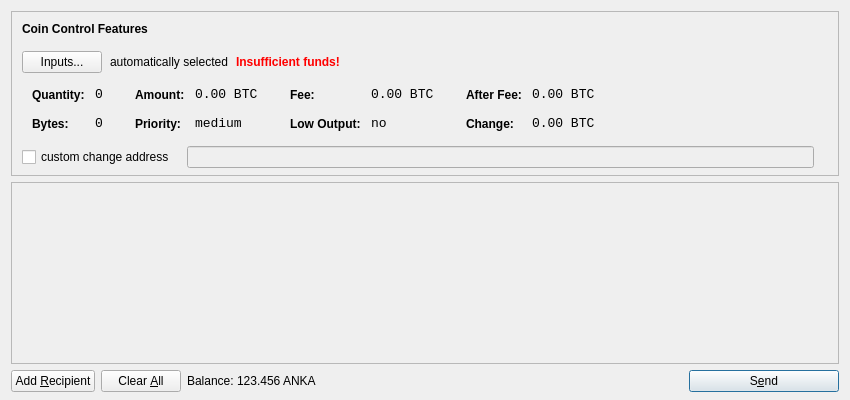
<?xml version="1.0" encoding="UTF-8"?>
<ui version="4.0">
 <class>SendCoinsDialog</class>
 <widget class="QDialog" name="SendCoinsDialog">
  <property name="geometry">
   <rect>
    <x>0</x>
    <y>0</y>
    <width>850</width>
    <height>400</height>
   </rect>
  </property>
  <property name="windowTitle">
   <string>Send Coins</string>
  </property>
  <layout class="QVBoxLayout" name="verticalLayout" stretch="0,1,0">
   <property name="bottomMargin">
    <number>8</number>
   </property>
   <item>
    <widget class="QFrame" name="frameCoinControl">
     <property name="sizePolicy">
      <sizepolicy hsizetype="Expanding" vsizetype="Expanding">
       <horstretch>0</horstretch>
       <verstretch>0</verstretch>
      </sizepolicy>
     </property>
     <property name="maximumSize">
      <size>
       <width>16777215</width>
       <height>16777215</height>
      </size>
     </property>
     <property name="frameShape">
      <enum>QFrame::StyledPanel</enum>
     </property>
     <property name="frameShadow">
      <enum>QFrame::Sunken</enum>
     </property>
     <layout class="QVBoxLayout" name="verticalLayoutCoinControl2">
      <property name="spacing">
       <number>-1</number>
      </property>
      <property name="leftMargin">
       <number>0</number>
      </property>
      <property name="topMargin">
       <number>0</number>
      </property>
      <property name="rightMargin">
       <number>0</number>
      </property>
      <property name="bottomMargin">
       <number>6</number>
      </property>
      <item>
       <layout class="QVBoxLayout" name="verticalLayoutCoinControl" stretch="0,0,0,0,1">
        <property name="spacing">
         <number>0</number>
        </property>
        <property name="leftMargin">
         <number>10</number>
        </property>
        <property name="topMargin">
         <number>10</number>
        </property>
        <item>
         <layout class="QHBoxLayout" name="horizontalLayoutCoinControl1">
          <property name="bottomMargin">
           <number>15</number>
          </property>
          <item>
           <widget class="QLabel" name="labelCoinControlFeatures">
            <property name="sizePolicy">
             <sizepolicy hsizetype="Preferred" vsizetype="Maximum">
              <horstretch>0</horstretch>
              <verstretch>0</verstretch>
             </sizepolicy>
            </property>
            <property name="font">
             <font>
              <weight>75</weight>
              <bold>true</bold>
             </font>
            </property>
            <property name="styleSheet">
             <string notr="true">font-weight:bold;</string>
            </property>
            <property name="text">
             <string>Coin Control Features</string>
            </property>
           </widget>
          </item>
         </layout>
        </item>
        <item>
         <layout class="QHBoxLayout" name="horizontalLayoutCoinControl2" stretch="0,0,0,0">
          <property name="spacing">
           <number>8</number>
          </property>
          <property name="bottomMargin">
           <number>10</number>
          </property>
          <item>
           <widget class="QPushButton" name="pushButtonCoinControl">
            <property name="styleSheet">
             <string notr="true"/>
            </property>
            <property name="text">
             <string>Inputs...</string>
            </property>
           </widget>
          </item>
          <item>
           <widget class="QLabel" name="labelCoinControlAutomaticallySelected">
            <property name="text">
             <string>automatically selected</string>
            </property>
            <property name="margin">
             <number>5</number>
            </property>
           </widget>
          </item>
          <item>
           <widget class="QLabel" name="labelCoinControlInsuffFunds">
            <property name="font">
             <font>
              <weight>75</weight>
              <bold>true</bold>
             </font>
            </property>
            <property name="styleSheet">
             <string notr="true">color:red;font-weight:bold;</string>
            </property>
            <property name="text">
             <string>Insufficient funds!</string>
            </property>
            <property name="margin">
             <number>5</number>
            </property>
           </widget>
          </item>
          <item>
           <spacer name="horizontalSpacerCoinControl">
            <property name="orientation">
             <enum>Qt::Horizontal</enum>
            </property>
            <property name="sizeHint" stdset="0">
             <size>
              <width>40</width>
              <height>1</height>
             </size>
            </property>
           </spacer>
          </item>
         </layout>
        </item>
        <item>
         <widget class="QWidget" name="widgetCoinControl" native="true">
          <property name="sizePolicy">
           <sizepolicy hsizetype="Preferred" vsizetype="Preferred">
            <horstretch>0</horstretch>
            <verstretch>0</verstretch>
           </sizepolicy>
          </property>
          <property name="minimumSize">
           <size>
            <width>0</width>
            <height>0</height>
           </size>
          </property>
          <property name="styleSheet">
           <string notr="true"/>
          </property>
          <layout class="QHBoxLayout" name="horizontalLayoutCoinControl5">
           <property name="margin">
            <number>0</number>
           </property>
           <item>
            <layout class="QHBoxLayout" name="horizontalLayoutCoinControl3" stretch="0,0,0,1">
             <property name="spacing">
              <number>20</number>
             </property>
             <property name="topMargin">
              <number>0</number>
             </property>
             <property name="bottomMargin">
              <number>10</number>
             </property>
             <item>
              <layout class="QFormLayout" name="formLayoutCoinControl1">
               <property name="horizontalSpacing">
                <number>10</number>
               </property>
               <property name="verticalSpacing">
                <number>14</number>
               </property>
               <property name="leftMargin">
                <number>10</number>
               </property>
               <property name="topMargin">
                <number>4</number>
               </property>
               <property name="rightMargin">
                <number>6</number>
               </property>
               <item row="0" column="0">
                <widget class="QLabel" name="labelCoinControlQuantityText">
                 <property name="styleSheet">
                  <string notr="true">font-weight:bold;</string>
                 </property>
                 <property name="text">
                  <string>Quantity:</string>
                 </property>
                 <property name="margin">
                  <number>0</number>
                 </property>
                </widget>
               </item>
               <item row="0" column="1">
                <widget class="QLabel" name="labelCoinControlQuantity">
                 <property name="font">
                  <font>
                   <family>Monospace</family>
                   <pointsize>10</pointsize>
                  </font>
                 </property>
                 <property name="cursor">
                  <cursorShape>IBeamCursor</cursorShape>
                 </property>
                 <property name="contextMenuPolicy">
                  <enum>Qt::ActionsContextMenu</enum>
                 </property>
                 <property name="text">
                  <string notr="true">0</string>
                 </property>
                 <property name="margin">
                  <number>0</number>
                 </property>
                 <property name="textInteractionFlags">
                  <set>Qt::LinksAccessibleByMouse|Qt::TextSelectableByKeyboard|Qt::TextSelectableByMouse</set>
                 </property>
                </widget>
               </item>
               <item row="1" column="0">
                <widget class="QLabel" name="labelCoinControlBytesText">
                 <property name="styleSheet">
                  <string notr="true">font-weight:bold;</string>
                 </property>
                 <property name="text">
                  <string>Bytes:</string>
                 </property>
                </widget>
               </item>
               <item row="1" column="1">
                <widget class="QLabel" name="labelCoinControlBytes">
                 <property name="font">
                  <font>
                   <family>Monospace</family>
                   <pointsize>10</pointsize>
                  </font>
                 </property>
                 <property name="cursor">
                  <cursorShape>IBeamCursor</cursorShape>
                 </property>
                 <property name="contextMenuPolicy">
                  <enum>Qt::ActionsContextMenu</enum>
                 </property>
                 <property name="text">
                  <string notr="true">0</string>
                 </property>
                 <property name="textInteractionFlags">
                  <set>Qt::LinksAccessibleByMouse|Qt::TextSelectableByKeyboard|Qt::TextSelectableByMouse</set>
                 </property>
                </widget>
               </item>
              </layout>
             </item>
             <item>
              <layout class="QFormLayout" name="formLayoutCoinControl2">
               <property name="horizontalSpacing">
                <number>10</number>
               </property>
               <property name="verticalSpacing">
                <number>14</number>
               </property>
               <property name="leftMargin">
                <number>6</number>
               </property>
               <property name="topMargin">
                <number>4</number>
               </property>
               <property name="rightMargin">
                <number>6</number>
               </property>
               <item row="0" column="0">
                <widget class="QLabel" name="labelCoinControlAmountText">
                 <property name="styleSheet">
                  <string notr="true">font-weight:bold;</string>
                 </property>
                 <property name="text">
                  <string>Amount:</string>
                 </property>
                 <property name="margin">
                  <number>0</number>
                 </property>
                </widget>
               </item>
               <item row="0" column="1">
                <widget class="QLabel" name="labelCoinControlAmount">
                 <property name="font">
                  <font>
                   <family>Monospace</family>
                   <pointsize>10</pointsize>
                  </font>
                 </property>
                 <property name="cursor">
                  <cursorShape>IBeamCursor</cursorShape>
                 </property>
                 <property name="contextMenuPolicy">
                  <enum>Qt::ActionsContextMenu</enum>
                 </property>
                 <property name="text">
                  <string notr="true">0.00 BTC</string>
                 </property>
                 <property name="textInteractionFlags">
                  <set>Qt::LinksAccessibleByMouse|Qt::TextSelectableByKeyboard|Qt::TextSelectableByMouse</set>
                 </property>
                </widget>
               </item>
               <item row="1" column="0">
                <widget class="QLabel" name="labelCoinControlPriorityText">
                 <property name="styleSheet">
                  <string notr="true">font-weight:bold;</string>
                 </property>
                 <property name="text">
                  <string>Priority:</string>
                 </property>
                </widget>
               </item>
               <item row="1" column="1">
                <widget class="QLabel" name="labelCoinControlPriority">
                 <property name="font">
                  <font>
                   <family>Monospace</family>
                   <pointsize>10</pointsize>
                  </font>
                 </property>
                 <property name="cursor">
                  <cursorShape>IBeamCursor</cursorShape>
                 </property>
                 <property name="contextMenuPolicy">
                  <enum>Qt::ActionsContextMenu</enum>
                 </property>
                 <property name="text">
                  <string>medium</string>
                 </property>
                 <property name="textInteractionFlags">
                  <set>Qt::LinksAccessibleByMouse|Qt::TextSelectableByKeyboard|Qt::TextSelectableByMouse</set>
                 </property>
                </widget>
               </item>
              </layout>
             </item>
             <item>
              <layout class="QFormLayout" name="formLayoutCoinControl3">
               <property name="horizontalSpacing">
                <number>10</number>
               </property>
               <property name="verticalSpacing">
                <number>14</number>
               </property>
               <property name="leftMargin">
                <number>6</number>
               </property>
               <property name="topMargin">
                <number>4</number>
               </property>
               <property name="rightMargin">
                <number>6</number>
               </property>
               <item row="0" column="0">
                <widget class="QLabel" name="labelCoinControlFeeText">
                 <property name="styleSheet">
                  <string notr="true">font-weight:bold;</string>
                 </property>
                 <property name="text">
                  <string>Fee:</string>
                 </property>
                 <property name="margin">
                  <number>0</number>
                 </property>
                </widget>
               </item>
               <item row="0" column="1">
                <widget class="QLabel" name="labelCoinControlFee">
                 <property name="font">
                  <font>
                   <family>Monospace</family>
                   <pointsize>10</pointsize>
                  </font>
                 </property>
                 <property name="cursor">
                  <cursorShape>IBeamCursor</cursorShape>
                 </property>
                 <property name="contextMenuPolicy">
                  <enum>Qt::ActionsContextMenu</enum>
                 </property>
                 <property name="text">
                  <string notr="true">0.00 BTC</string>
                 </property>
                 <property name="textInteractionFlags">
                  <set>Qt::LinksAccessibleByMouse|Qt::TextSelectableByKeyboard|Qt::TextSelectableByMouse</set>
                 </property>
                </widget>
               </item>
               <item row="1" column="0">
                <widget class="QLabel" name="labelCoinControlLowOutputText">
                 <property name="styleSheet">
                  <string notr="true">font-weight:bold;</string>
                 </property>
                 <property name="text">
                  <string>Low Output:</string>
                 </property>
                </widget>
               </item>
               <item row="1" column="1">
                <widget class="QLabel" name="labelCoinControlLowOutput">
                 <property name="font">
                  <font>
                   <family>Monospace</family>
                   <pointsize>10</pointsize>
                  </font>
                 </property>
                 <property name="cursor">
                  <cursorShape>IBeamCursor</cursorShape>
                 </property>
                 <property name="contextMenuPolicy">
                  <enum>Qt::ActionsContextMenu</enum>
                 </property>
                 <property name="text">
                  <string>no</string>
                 </property>
                 <property name="textInteractionFlags">
                  <set>Qt::LinksAccessibleByMouse|Qt::TextSelectableByKeyboard|Qt::TextSelectableByMouse</set>
                 </property>
                </widget>
               </item>
              </layout>
             </item>
             <item>
              <layout class="QFormLayout" name="formLayoutCoinControl4">
               <property name="horizontalSpacing">
                <number>10</number>
               </property>
               <property name="verticalSpacing">
                <number>14</number>
               </property>
               <property name="leftMargin">
                <number>6</number>
               </property>
               <property name="topMargin">
                <number>4</number>
               </property>
               <property name="rightMargin">
                <number>6</number>
               </property>
               <item row="0" column="0">
                <widget class="QLabel" name="labelCoinControlAfterFeeText">
                 <property name="styleSheet">
                  <string notr="true">font-weight:bold;</string>
                 </property>
                 <property name="text">
                  <string>After Fee:</string>
                 </property>
                 <property name="margin">
                  <number>0</number>
                 </property>
                </widget>
               </item>
               <item row="0" column="1">
                <widget class="QLabel" name="labelCoinControlAfterFee">
                 <property name="font">
                  <font>
                   <family>Monospace</family>
                   <pointsize>10</pointsize>
                  </font>
                 </property>
                 <property name="cursor">
                  <cursorShape>IBeamCursor</cursorShape>
                 </property>
                 <property name="contextMenuPolicy">
                  <enum>Qt::ActionsContextMenu</enum>
                 </property>
                 <property name="text">
                  <string notr="true">0.00 BTC</string>
                 </property>
                 <property name="textInteractionFlags">
                  <set>Qt::LinksAccessibleByMouse|Qt::TextSelectableByKeyboard|Qt::TextSelectableByMouse</set>
                 </property>
                </widget>
               </item>
               <item row="1" column="0">
                <widget class="QLabel" name="labelCoinControlChangeText">
                 <property name="styleSheet">
                  <string notr="true">font-weight:bold;</string>
                 </property>
                 <property name="text">
                  <string>Change:</string>
                 </property>
                </widget>
               </item>
               <item row="1" column="1">
                <widget class="QLabel" name="labelCoinControlChange">
                 <property name="font">
                  <font>
                   <family>Monospace</family>
                   <pointsize>10</pointsize>
                  </font>
                 </property>
                 <property name="cursor">
                  <cursorShape>IBeamCursor</cursorShape>
                 </property>
                 <property name="contextMenuPolicy">
                  <enum>Qt::ActionsContextMenu</enum>
                 </property>
                 <property name="text">
                  <string notr="true">0.00 BTC</string>
                 </property>
                 <property name="textInteractionFlags">
                  <set>Qt::LinksAccessibleByMouse|Qt::TextSelectableByKeyboard|Qt::TextSelectableByMouse</set>
                 </property>
                </widget>
               </item>
              </layout>
             </item>
            </layout>
           </item>
          </layout>
         </widget>
        </item>
        <item>
         <layout class="QHBoxLayout" name="horizontalLayoutCoinControl4" stretch="0,0,0">
          <property name="spacing">
           <number>12</number>
          </property>
          <property name="sizeConstraint">
           <enum>QLayout::SetDefaultConstraint</enum>
          </property>
          <property name="topMargin">
           <number>5</number>
          </property>
          <property name="rightMargin">
           <number>5</number>
          </property>
          <item>
           <widget class="QCheckBox" name="checkBoxCoinControlChange">
            <property name="text">
             <string>custom change address</string>
            </property>
           </widget>
          </item>
          <item>
           <widget class="QLineEdit" name="lineEditCoinControlChange">
            <property name="enabled">
             <bool>false</bool>
            </property>
            <property name="sizePolicy">
             <sizepolicy hsizetype="Expanding" vsizetype="Fixed">
              <horstretch>0</horstretch>
              <verstretch>0</verstretch>
             </sizepolicy>
            </property>
           </widget>
          </item>
          <item>
           <widget class="QLabel" name="labelCoinControlChangeLabel">
            <property name="sizePolicy">
             <sizepolicy hsizetype="Preferred" vsizetype="Expanding">
              <horstretch>0</horstretch>
              <verstretch>0</verstretch>
             </sizepolicy>
            </property>
            <property name="minimumSize">
             <size>
              <width>0</width>
              <height>0</height>
             </size>
            </property>
            <property name="text">
             <string/>
            </property>
            <property name="margin">
             <number>3</number>
            </property>
           </widget>
          </item>
         </layout>
        </item>
        <item>
         <spacer name="verticalSpacerCoinControl">
          <property name="orientation">
           <enum>Qt::Vertical</enum>
          </property>
          <property name="sizeHint" stdset="0">
           <size>
            <width>800</width>
            <height>1</height>
           </size>
          </property>
         </spacer>
        </item>
       </layout>
      </item>
     </layout>
    </widget>
   </item>
   <item>
    <widget class="QScrollArea" name="scrollArea">
     <property name="widgetResizable">
      <bool>true</bool>
     </property>
     <widget class="QWidget" name="scrollAreaWidgetContents">
      <property name="geometry">
       <rect>
        <x>0</x>
        <y>0</y>
        <width>830</width>
        <height>165</height>
       </rect>
      </property>
      <layout class="QVBoxLayout" name="verticalLayout_2">
       <property name="margin">
        <number>0</number>
       </property>
       <item>
        <layout class="QVBoxLayout" name="entries">
         <property name="spacing">
          <number>6</number>
         </property>
        </layout>
       </item>
       <item>
        <spacer name="verticalSpacer">
         <property name="orientation">
          <enum>Qt::Vertical</enum>
         </property>
         <property name="sizeHint" stdset="0">
          <size>
           <width>20</width>
           <height>40</height>
          </size>
         </property>
        </spacer>
       </item>
      </layout>
     </widget>
    </widget>
   </item>
   <item>
    <layout class="QHBoxLayout" name="horizontalLayout">
     <item>
      <widget class="QPushButton" name="addButton">
       <property name="toolTip">
        <string>Send to multiple recipients at once</string>
       </property>
       <property name="text">
        <string>Add &amp;Recipient</string>
       </property>
       <property name="icon">
        <iconset resource="../bitcoin.qrc">
         <normaloff>:/icons/add</normaloff>:/icons/add</iconset>
       </property>
       <property name="autoDefault">
        <bool>false</bool>
       </property>
      </widget>
     </item>
     <item>
      <widget class="QPushButton" name="clearButton">
       <property name="sizePolicy">
        <sizepolicy hsizetype="Minimum" vsizetype="Fixed">
         <horstretch>0</horstretch>
         <verstretch>0</verstretch>
        </sizepolicy>
       </property>
       <property name="toolTip">
        <string>Remove all transaction fields</string>
       </property>
       <property name="text">
        <string>Clear &amp;All</string>
       </property>
       <property name="icon">
        <iconset resource="../bitcoin.qrc">
         <normaloff>:/icons/remove</normaloff>:/icons/remove</iconset>
       </property>
       <property name="autoRepeatDelay">
        <number>300</number>
       </property>
       <property name="autoDefault">
        <bool>false</bool>
       </property>
      </widget>
     </item>
     <item>
      <layout class="QHBoxLayout" name="horizontalLayout_2">
       <property name="spacing">
        <number>3</number>
       </property>
       <item>
        <widget class="QLabel" name="label">
         <property name="text">
          <string>Balance:</string>
         </property>
        </widget>
       </item>
       <item>
        <widget class="QLabel" name="labelBalance">
         <property name="cursor">
          <cursorShape>IBeamCursor</cursorShape>
         </property>
         <property name="text">
          <string>123.456 ANKA</string>
         </property>
         <property name="textInteractionFlags">
          <set>Qt::LinksAccessibleByMouse|Qt::TextSelectableByKeyboard|Qt::TextSelectableByMouse</set>
         </property>
        </widget>
       </item>
      </layout>
     </item>
     <item>
      <spacer name="horizontalSpacer">
       <property name="orientation">
        <enum>Qt::Horizontal</enum>
       </property>
       <property name="sizeHint" stdset="0">
        <size>
         <width>40</width>
         <height>20</height>
        </size>
       </property>
      </spacer>
     </item>
     <item>
      <widget class="QPushButton" name="sendButton">
       <property name="minimumSize">
        <size>
         <width>150</width>
         <height>0</height>
        </size>
       </property>
       <property name="toolTip">
        <string>Confirm the send action</string>
       </property>
       <property name="text">
        <string>S&amp;end</string>
       </property>
       <property name="icon">
        <iconset resource="../bitcoin.qrc">
         <normaloff>:/icons/send</normaloff>:/icons/send</iconset>
       </property>
       <property name="default">
        <bool>true</bool>
       </property>
      </widget>
     </item>
    </layout>
   </item>
  </layout>
 </widget>
 <resources>
  <include location="../bitcoin.qrc"/>
 </resources>
 <connections/>
</ui>
